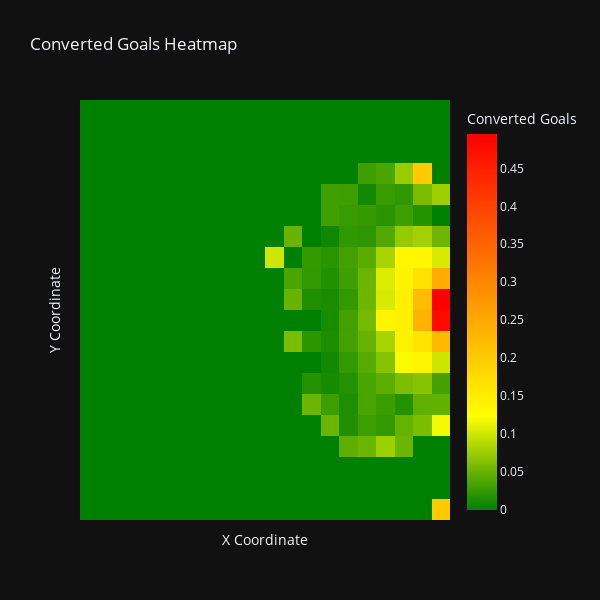

The notebook cell saved with this chart:
### Code cell
#Shot conversion heatmap
x_min, x_max = 20, 120
y_min, y_max = 0, 80

grid_size = 20
shots = np.zeros((grid_size, grid_size))
goals = np.zeros((grid_size, grid_size))
for shot in data:
    x,y = shot[2], shot[3]
    if x_min <= x < x_max and y_min <= y < y_max:
        i = int((x - x_min) / (x_max - x_min) * grid_size)
        j = int((y - y_min) / (y_max - y_min) * grid_size)
        if shot[1] == 1:
            goals[i, j] += 1
        shots[i, j] += 1

conversion_heatmap = np.divide(goals, shots, where=(shots >= 10))
conversion_heatmap  = conversion_heatmap .T
conversion_heatmap  = np.where(np.isnan(conversion_heatmap), 0, conversion_heatmap )

fig = go.Figure(data=go.Heatmap(
    z=conversion_heatmap,
    colorbar=dict(title='Converted Goals'),
    colorscale=[[0, 'green'], [0.25, 'yellow'], [1, 'red']]
))

fig.update_layout(
    template='plotly_dark',
    title='Converted Goals Heatmap',
    xaxis={
        'title': 'X Coordinate',
        'showticklabels': False,
    },
    yaxis={
        'title': 'Y Coordinate',
        'showticklabels': False
    },
    width=600,
    height=600
)

fig.show()

### Figure 1 — Plotly figure (JSON) as saved in the notebook; plotly's stock layout.template omitted (floating-point values rounded to 4 significant figures; data arrays with more than 128 entries replaced by an {"elided": "..."} marker saying what was removed)
{"data": [{"colorbar": {"title": {"text": "Converted Goals"}}, "colorscale": [[0, "green"], [0.25, "yellow"], [1, "red"]], "type": "heatmap", "z": {"elided": "20x20 float values"}}], "layout": {"height": 600, "title": {"text": "Converted Goals Heatmap"}, "width": 600, "xaxis": {"showticklabels": false, "title": {"text": "X Coordinate"}}, "yaxis": {"showticklabels": false, "title": {"text": "Y Coordinate"}}}}
